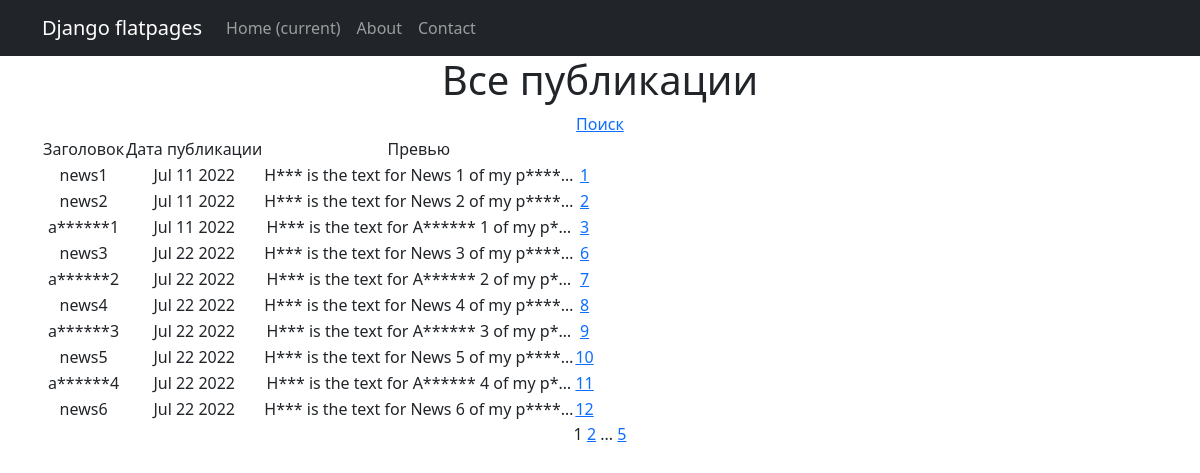
The page /news/ on the database as committed earlier.
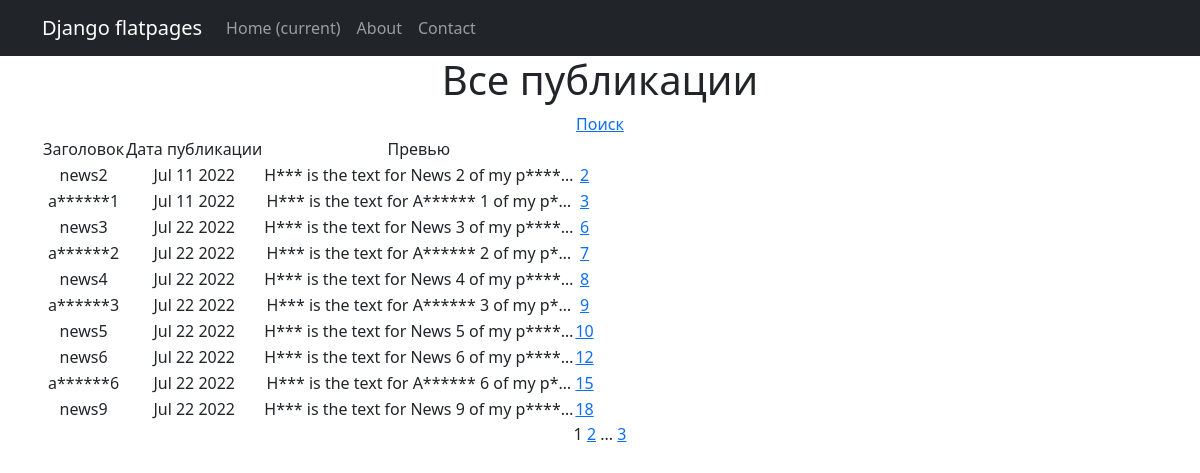
The same page on the database as committed later.
### news/models.py (models this page shows, shortened)
class Post(models.Model):
    news = 'n'
    article = 'a'
    TYPES = [(news, 'Новость'), (article, 'Статья')]
    author = models.ForeignKey(Author, on_delete=models.CASCADE, blank=True)
    type = models.CharField(max_length=1, choices=TYPES, default=news)
    post_time = models.DateTimeField(auto_now_add=True)
    category = models.ManyToManyField(Category, through='PostCategory')
    header = models.CharField(max_length=100, blank=True)
    text = models.TextField(blank=True)
    _rating = models.IntegerField(default=0, db_column='rating')
    @property
    def rating(self):
        return self._rating

### news/views.py (the view)
# urls.py: path('', cache_page(60*1)(PostsList.as_view()), name='post_list'),
class PostsList(ListView):
    model = Post
    ordering = 'post_time'
    template_name = 'posts.html'
    context_object_name = 'posts'
    paginate_by = 10
    def get_context_data(self, **kwargs):
        context = super().get_context_data(**kwargs)
        context['filterset'] = self.filterset
        return context
    def get_queryset(self):
        queryset = super().get_queryset()
        self.filterset = PostFilter(self.request.GET, queryset)
        return self.filterset.qs

### news/templatetags/custom_filters.py (called while the page is built)
@register.filter()
def censor(text: str):
    for char_index in range(len(text)):
        for bad_word in BAD_WORDS:
            word_len = len(bad_word)
            if text[char_index: char_index+word_len] == bad_word:
                text = text[: char_index+1] + '*' * (word_len-1) + text[char_index+word_len:]
                char_index += word_len
                break
    return text

### news/templatetags/custom_tags.py (called while the page is built)
@register.simple_tag(takes_context=True)
def url_replace(context, **kwargs):
    d = context['request'].GET.copy()
    for k, v in kwargs.items():
        d[k] = v
    return d.urlencode()

### templates/posts.html (shortened to what this page needs)
{% extends 'flatpages/default.html' %}
{% load custom_filters %}
{% load custom_tags %}
{% block content %}
    {% block filters %}
    <h1>Все публикации</h1>
    <a href="search/"> Поиск </a>
    {% endblock filters %}
    {% if posts %}
        <table>
            <tr>
                <td>Заголовок</td>
                <td>Дата публикации</td>
                <td>Превью</td>
            </tr>
            {% for post in posts %}
            <tr>
                <td>{{ post.header|censor }}</td>
                <td>{{ post.post_time|date:'M d Y' }}</td>
                <td>{{ post.text|censor|truncatechars:40 }}</td>
                <td> <a href={{ post.pk }}/> {{ post.pk }} </a> </td>
            </tr>
            {% endfor %}
        </table>
   {% else %}
       <h2>Публикаций нет!</h2>
   {% endif %}
   {{ page_obj.number }}
   {% if page_obj.has_next %}
       <a href="?{% url_replace page=page_obj.next_page_number %}">{{ page_obj.next_page_number }}</a>
       {% if paginator.num_pages != page_obj.next_page_number %}
           ...
           <a href="?{% url_replace page=page_obj.paginator.num_pages %}">{{ page_obj.paginator.num_pages }}</a>
       {% endif %}
   {% endif %}
{% endblock content %}

Rows that differ between the two databases and show on the page:
removed Post: header|censor "news1", post_time "Jul 11 2022", text|censor "H*** is the text for News 1 of my p****…", pk "1"
removed Post: header|censor "a******4", post_time "Jul 22 2022", text|censor "H*** is the text for A****** 4 of my p*…", pk "11"
now on this page (row unchanged): Post: header|censor "a******6", post_time "Jul 22 2022", text|censor "H*** is the text for A****** 6 of my p*…", pk "15"
now on this page (row unchanged): Post: header|censor "news9", post_time "Jul 22 2022", text|censor "H*** is the text for News 9 of my p****…", pk "18"
Other text that changed with them:
{{ page_obj.paginator.num_pages }}: "5" → "3"
